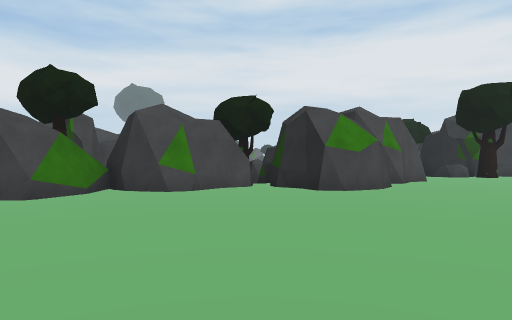
[1] (above)

24 first-person views from a walk through a 3-D level made in the Unity game engine. The camera is 1.3 m above the floor, looks level and sees 75° across. The floor is counted in squares, 2 m on a side. Each view is taken from the middle of a square. On the plan, view 1 faces up. The plan holds only what a view shows up to about 10 squares ahead; the rest is blank. The place goes on beyond the plan. The player character is not drawn.

[2]
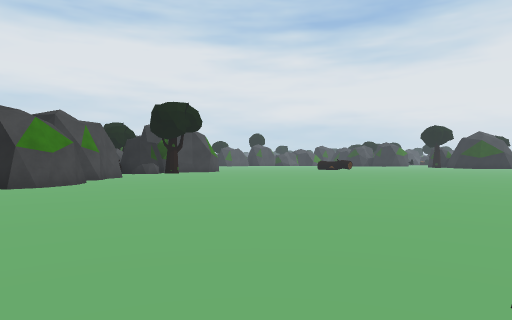

[3]
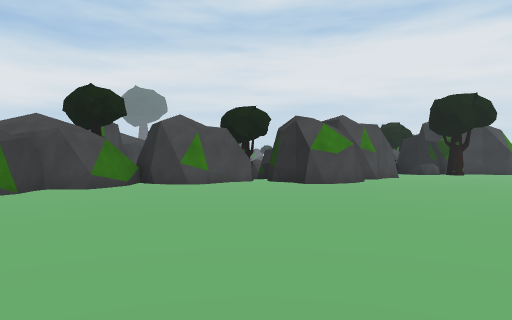

[4]
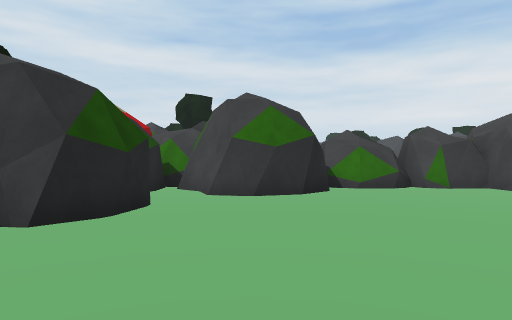

[5]
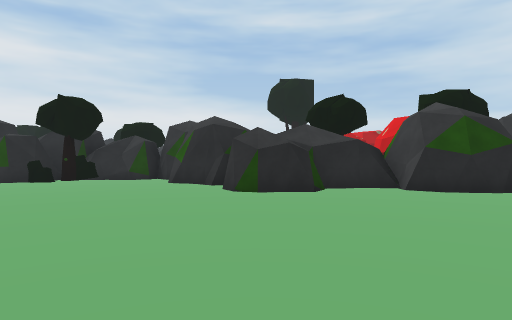

[6]
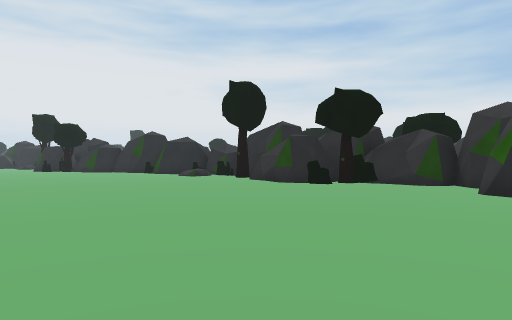

[7]
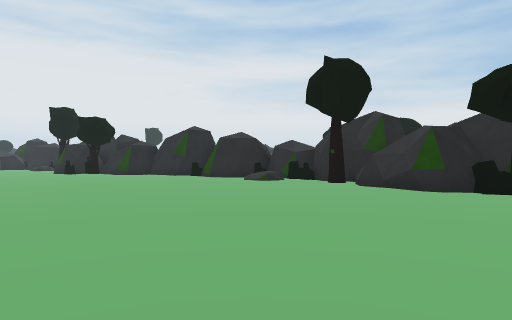

[8]
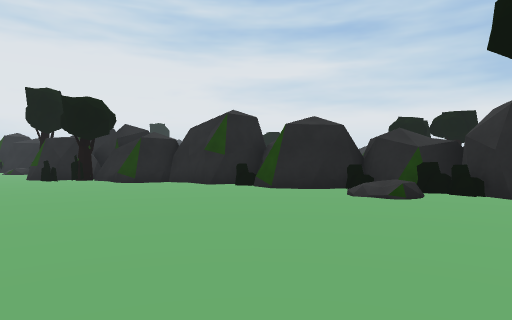

[9]
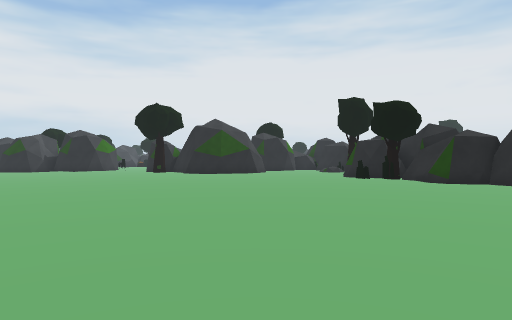

[10]
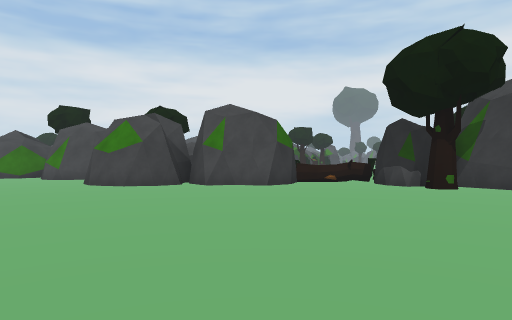

[11]
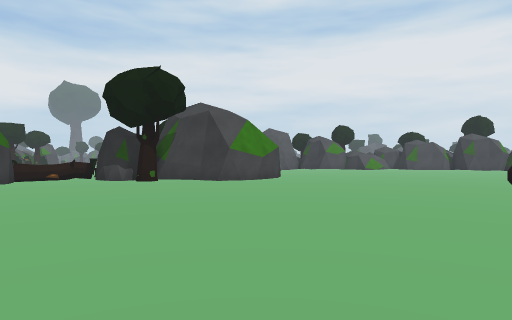

[12]
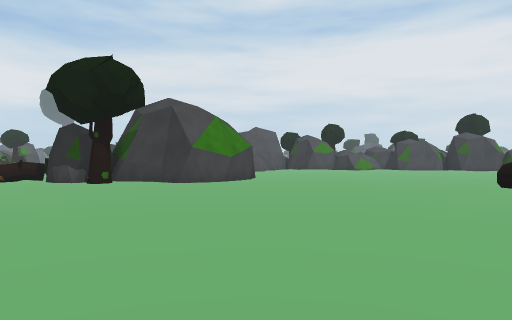

[13]
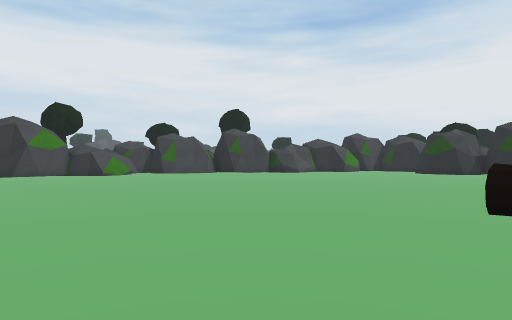

[14]
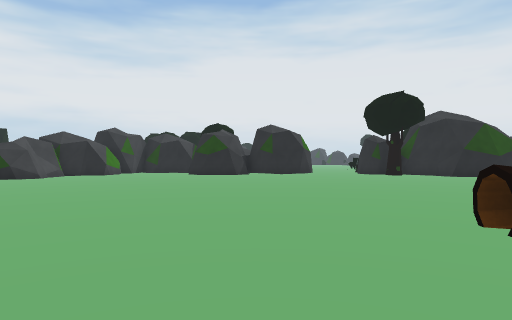

[15]
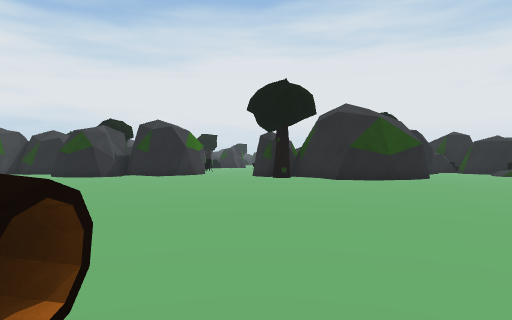

[16]
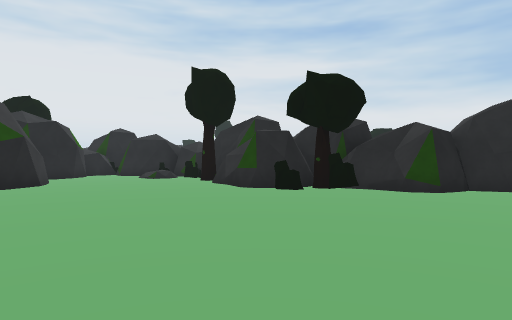

[17]
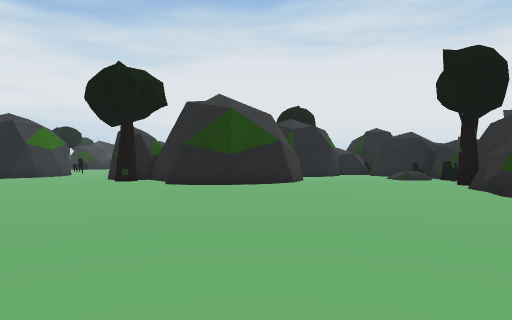

[18]
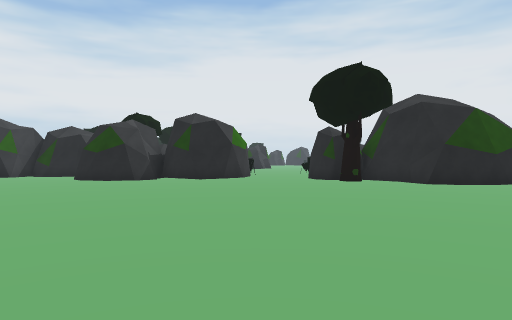

[19]
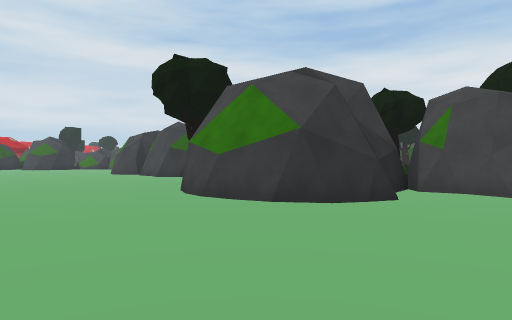

[20]
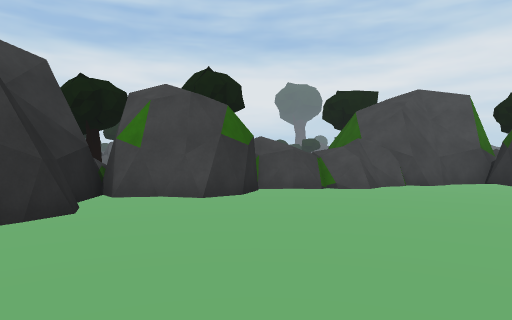

[21]
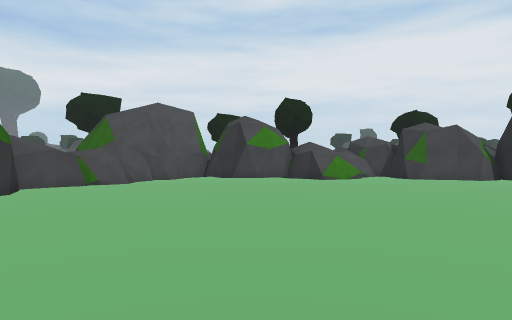

[22]
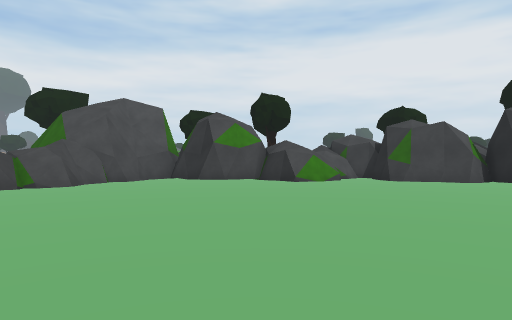

[23]
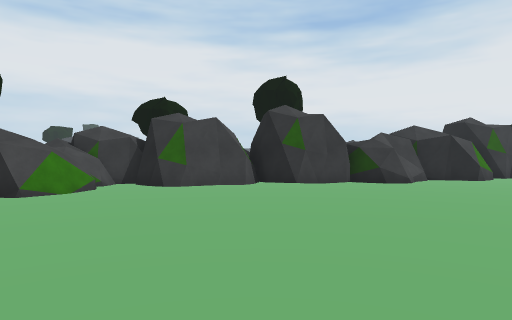

[24]
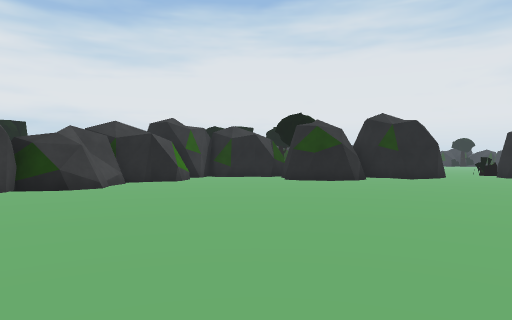

### Floor plan
Key: @ floor where view 1 was taken; # wall or solid block; . floor; / step, stairs or slope; R rock; T tree; L log; O other object.
Columns run from 6 left of view 1 to 30 right of it. Each row starts with its distance up from view 1.
 24                    R#........###
 23                   RR...........###
 22                   #R.............#R
 21                  ##..............RRR#
 20                   #.................#
 19                  ##..................
 18               TR##...................
 17                R##...................
 16                  ##..................
 15                   #..................
 14             LR #  #..................
 13            LL######..................
 12            #...T.....................
 11            #.............O...........
 10       ######.............O...........
  9      ######..............O...........
  8   ####.###...........................
  7   #.#..................  ...........T
  6  ##.................... .............
  5 RR.................................##
  4 #R.................................#
  3 RR.................................##
  2 RR..................................#
  1   #..................................
  0   #...@..............................
 -1  ##..................................
 -2  #RR#R..RR....................ORRR...
 -3     ####RR...................RTTR RT.
 -4       #   #.................R#R##
 -5           ##..OORRR..//.###R#
 -6             RRRTRRRTRR#####       RR

Positions as (right, up) in squares from view 1, and headings:
1: (0, 0), facing up
2: (0, -2), facing up-right
3: (0, -2), facing up
4: (3, 0), facing left
5: (3, 5), facing down
6: (4, 3), facing down-right
7: (8, 3), facing down-right
8: (13, 1), facing down-right
9: (13, 2), facing right
10: (11, 4), facing up-left
11: (12, 2), facing up
12: (13, 3), facing up
13: (14, 10), facing up-right
14: (16, 13), facing right
15: (18, 8), facing right
16: (20, 4), facing down-right
17: (20, 3), facing right
18: (20, 10), facing right
19: (18, 14), facing left
20: (17, 15), facing up-left
21: (17, 13), facing up
22: (18, 14), facing up
23: (18, 17), facing up-right
24: (20, 17), facing right
